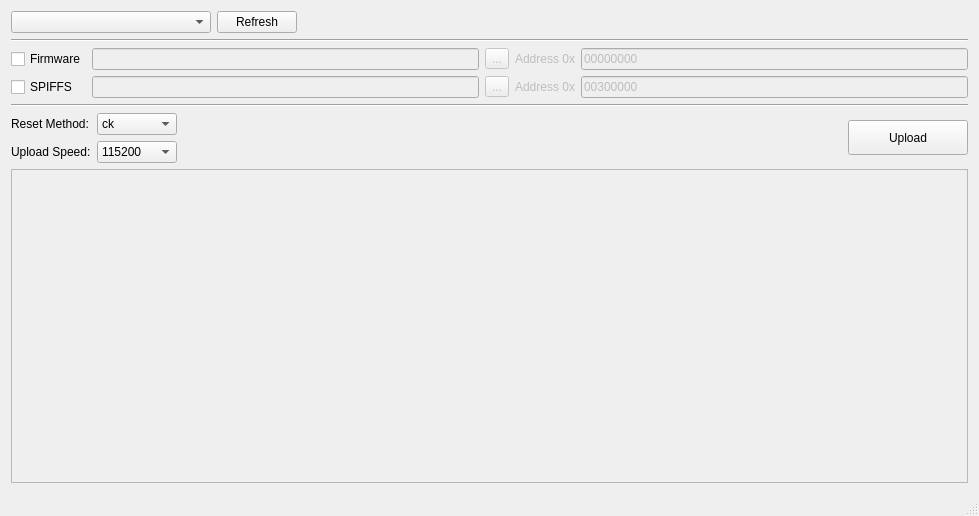
<?xml version="1.0" encoding="UTF-8"?>
<ui version="4.0">
 <class>MainWindow</class>
 <widget class="QMainWindow" name="MainWindow">
  <property name="geometry">
   <rect>
    <x>0</x>
    <y>0</y>
    <width>979</width>
    <height>516</height>
   </rect>
  </property>
  <property name="minimumSize">
   <size>
    <width>563</width>
    <height>268</height>
   </size>
  </property>
  <property name="maximumSize">
   <size>
    <width>979</width>
    <height>526</height>
   </size>
  </property>
  <property name="windowTitle">
   <string>qESPTool GUI</string>
  </property>
  <widget class="QWidget" name="centralWidget">
   <layout class="QGridLayout" name="gridLayout">
    <item row="1" column="0" colspan="2">
     <layout class="QHBoxLayout" name="horizontalLayout">
      <item>
       <widget class="QComboBox" name="comPorts">
        <property name="minimumSize">
         <size>
          <width>200</width>
          <height>0</height>
         </size>
        </property>
       </widget>
      </item>
      <item>
       <widget class="QPushButton" name="refreshComPorts">
        <property name="text">
         <string>Refresh</string>
        </property>
       </widget>
      </item>
      <item>
       <spacer name="horizontalSpacer">
        <property name="orientation">
         <enum>Qt::Horizontal</enum>
        </property>
        <property name="sizeHint" stdset="0">
         <size>
          <width>40</width>
          <height>20</height>
         </size>
        </property>
       </spacer>
      </item>
     </layout>
    </item>
    <item row="2" column="0" colspan="2">
     <widget class="Line" name="line">
      <property name="orientation">
       <enum>Qt::Horizontal</enum>
      </property>
     </widget>
    </item>
    <item row="6" column="0" colspan="2">
     <layout class="QGridLayout" name="gridLayout_5">
      <item row="0" column="0">
       <widget class="QCheckBox" name="fwCheckBox">
        <property name="text">
         <string>Firmware</string>
        </property>
       </widget>
      </item>
      <item row="1" column="0">
       <widget class="QCheckBox" name="fsCheckBox">
        <property name="text">
         <string>SPIFFS</string>
        </property>
       </widget>
      </item>
      <item row="0" column="2">
       <widget class="QToolButton" name="fwOpenDialog">
        <property name="enabled">
         <bool>false</bool>
        </property>
        <property name="text">
         <string>...</string>
        </property>
       </widget>
      </item>
      <item row="1" column="1">
       <widget class="QLineEdit" name="fsFileLoc">
        <property name="enabled">
         <bool>false</bool>
        </property>
       </widget>
      </item>
      <item row="1" column="2">
       <widget class="QToolButton" name="fsOpenDialog">
        <property name="enabled">
         <bool>false</bool>
        </property>
        <property name="text">
         <string>...</string>
        </property>
       </widget>
      </item>
      <item row="1" column="3">
       <widget class="QLabel" name="fsAddrLbl">
        <property name="enabled">
         <bool>false</bool>
        </property>
        <property name="text">
         <string>Address 0x</string>
        </property>
       </widget>
      </item>
      <item row="0" column="3">
       <widget class="QLabel" name="fwAddrLbl">
        <property name="enabled">
         <bool>false</bool>
        </property>
        <property name="text">
         <string>Address 0x</string>
        </property>
       </widget>
      </item>
      <item row="0" column="1">
       <widget class="QLineEdit" name="fwFileLoc">
        <property name="enabled">
         <bool>false</bool>
        </property>
       </widget>
      </item>
      <item row="0" column="4">
       <widget class="QLineEdit" name="fwAddr">
        <property name="enabled">
         <bool>false</bool>
        </property>
        <property name="text">
         <string>00000000</string>
        </property>
       </widget>
      </item>
      <item row="1" column="4">
       <widget class="QLineEdit" name="fsAddr">
        <property name="enabled">
         <bool>false</bool>
        </property>
        <property name="text">
         <string>00300000</string>
        </property>
       </widget>
      </item>
     </layout>
    </item>
    <item row="8" column="0" colspan="2">
     <layout class="QGridLayout" name="gridLayout_3">
      <item row="0" column="3" rowspan="2">
       <widget class="QPushButton" name="uploadBtn">
        <property name="enabled">
         <bool>true</bool>
        </property>
        <property name="minimumSize">
         <size>
          <width>120</width>
          <height>35</height>
         </size>
        </property>
        <property name="text">
         <string>Upload</string>
        </property>
       </widget>
      </item>
      <item row="1" column="2">
       <spacer name="horizontalSpacer_2">
        <property name="orientation">
         <enum>Qt::Horizontal</enum>
        </property>
        <property name="sizeHint" stdset="0">
         <size>
          <width>40</width>
          <height>20</height>
         </size>
        </property>
       </spacer>
      </item>
      <item row="0" column="0">
       <widget class="QLabel" name="label_2">
        <property name="text">
         <string>Reset Method:</string>
        </property>
       </widget>
      </item>
      <item row="0" column="1">
       <widget class="QComboBox" name="resetMethod">
        <property name="currentIndex">
         <number>1</number>
        </property>
        <item>
         <property name="text">
          <string>none</string>
         </property>
        </item>
        <item>
         <property name="text">
          <string>ck</string>
         </property>
        </item>
        <item>
         <property name="text">
          <string>wifio</string>
         </property>
        </item>
        <item>
         <property name="text">
          <string>nodemcu</string>
         </property>
        </item>
        <item>
         <property name="text">
          <string>dtrset</string>
         </property>
        </item>
       </widget>
      </item>
      <item row="1" column="1">
       <widget class="QComboBox" name="baudRate">
        <property name="currentIndex">
         <number>2</number>
        </property>
        <item>
         <property name="text">
          <string>9600</string>
         </property>
        </item>
        <item>
         <property name="text">
          <string>57600</string>
         </property>
        </item>
        <item>
         <property name="text">
          <string>115200</string>
         </property>
        </item>
        <item>
         <property name="text">
          <string>256000</string>
         </property>
        </item>
        <item>
         <property name="text">
          <string>512000</string>
         </property>
        </item>
        <item>
         <property name="text">
          <string>921600</string>
         </property>
        </item>
       </widget>
      </item>
      <item row="1" column="0">
       <widget class="QLabel" name="label">
        <property name="text">
         <string>Upload Speed:</string>
        </property>
       </widget>
      </item>
     </layout>
    </item>
    <item row="11" column="0" colspan="2">
     <widget class="QTextEdit" name="esptoolOut">
      <property name="enabled">
       <bool>false</bool>
      </property>
      <property name="readOnly">
       <bool>true</bool>
      </property>
      <property name="html">
       <string>&lt;!DOCTYPE HTML PUBLIC &quot;-//W3C//DTD HTML 4.0//EN&quot; &quot;http://www.w3.org/TR/REC-html40/strict.dtd&quot;&gt;
&lt;html&gt;&lt;head&gt;&lt;meta name=&quot;qrichtext&quot; content=&quot;1&quot; /&gt;&lt;style type=&quot;text/css&quot;&gt;
p, li { white-space: pre-wrap; }
&lt;/style&gt;&lt;/head&gt;&lt;body style=&quot; font-family:'MS Shell Dlg 2'; font-size:8.25pt; font-weight:400; font-style:normal;&quot;&gt;
&lt;p style=&quot;-qt-paragraph-type:empty; margin-top:0px; margin-bottom:0px; margin-left:0px; margin-right:0px; -qt-block-indent:0; text-indent:0px;&quot;&gt;&lt;br /&gt;&lt;/p&gt;&lt;/body&gt;&lt;/html&gt;</string>
      </property>
     </widget>
    </item>
    <item row="7" column="0" colspan="2">
     <widget class="Line" name="line_2">
      <property name="orientation">
       <enum>Qt::Horizontal</enum>
      </property>
     </widget>
    </item>
   </layout>
  </widget>
  <widget class="QStatusBar" name="statusBar"/>
 </widget>
 <layoutdefault spacing="6" margin="11"/>
 <resources/>
 <connections>
  <connection>
   <sender>fwCheckBox</sender>
   <signal>toggled(bool)</signal>
   <receiver>fwFileLoc</receiver>
   <slot>setEnabled(bool)</slot>
   <hints>
    <hint type="sourcelabel">
     <x>44</x>
     <y>19</y>
    </hint>
    <hint type="destinationlabel">
     <x>253</x>
     <y>19</y>
    </hint>
   </hints>
  </connection>
  <connection>
   <sender>fwCheckBox</sender>
   <signal>toggled(bool)</signal>
   <receiver>fwOpenDialog</receiver>
   <slot>setEnabled(bool)</slot>
   <hints>
    <hint type="sourcelabel">
     <x>44</x>
     <y>19</y>
    </hint>
    <hint type="destinationlabel">
     <x>389</x>
     <y>19</y>
    </hint>
   </hints>
  </connection>
  <connection>
   <sender>fwCheckBox</sender>
   <signal>toggled(bool)</signal>
   <receiver>fwAddr</receiver>
   <slot>setEnabled(bool)</slot>
   <hints>
    <hint type="sourcelabel">
     <x>43</x>
     <y>19</y>
    </hint>
    <hint type="destinationlabel">
     <x>665</x>
     <y>19</y>
    </hint>
   </hints>
  </connection>
  <connection>
   <sender>fwCheckBox</sender>
   <signal>toggled(bool)</signal>
   <receiver>fwAddrLbl</receiver>
   <slot>setEnabled(bool)</slot>
   <hints>
    <hint type="sourcelabel">
     <x>43</x>
     <y>19</y>
    </hint>
    <hint type="destinationlabel">
     <x>489</x>
     <y>19</y>
    </hint>
   </hints>
  </connection>
  <connection>
   <sender>fsCheckBox</sender>
   <signal>toggled(bool)</signal>
   <receiver>fsFileLoc</receiver>
   <slot>setEnabled(bool)</slot>
   <hints>
    <hint type="sourcelabel">
     <x>43</x>
     <y>47</y>
    </hint>
    <hint type="destinationlabel">
     <x>225</x>
     <y>47</y>
    </hint>
   </hints>
  </connection>
  <connection>
   <sender>fsCheckBox</sender>
   <signal>toggled(bool)</signal>
   <receiver>fsOpenDialog</receiver>
   <slot>setEnabled(bool)</slot>
   <hints>
    <hint type="sourcelabel">
     <x>43</x>
     <y>47</y>
    </hint>
    <hint type="destinationlabel">
     <x>386</x>
     <y>47</y>
    </hint>
   </hints>
  </connection>
  <connection>
   <sender>fsCheckBox</sender>
   <signal>toggled(bool)</signal>
   <receiver>fsAddr</receiver>
   <slot>setEnabled(bool)</slot>
   <hints>
    <hint type="sourcelabel">
     <x>43</x>
     <y>47</y>
    </hint>
    <hint type="destinationlabel">
     <x>667</x>
     <y>47</y>
    </hint>
   </hints>
  </connection>
  <connection>
   <sender>fsCheckBox</sender>
   <signal>toggled(bool)</signal>
   <receiver>fsAddrLbl</receiver>
   <slot>setEnabled(bool)</slot>
   <hints>
    <hint type="sourcelabel">
     <x>43</x>
     <y>47</y>
    </hint>
    <hint type="destinationlabel">
     <x>492</x>
     <y>47</y>
    </hint>
   </hints>
  </connection>
 </connections>
</ui>
